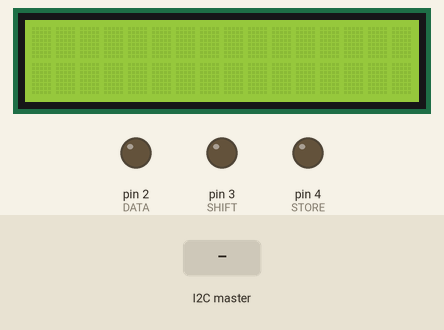
Simulated run of this sketch. Board: Arduino Uno, built with avr-gcc and run on an emulated ATmega328P. Parts: 16×2 character LCD, output pins drawn as LEDs (lit = HIGH). Inputs (shaded band) come from the test bench. Pins used as bus, display or sensor lines are not drawn.

Above: at 1.7 s.
1.8 s: the I2C master sends "N"
At 3.0 s:
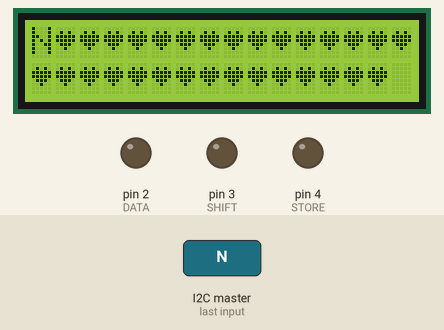
3.3 s: the I2C master sends the byte 1
At 4.2 s:
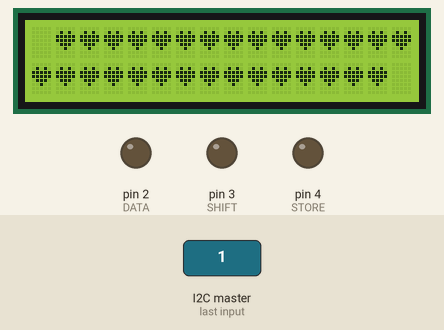
4.8 s: the I2C master sends the byte 2
6.3 s: the I2C master sends the byte 90
At 7.5 s:
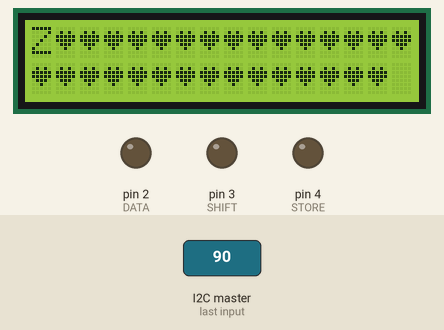
7.8 s: the I2C master sends the byte 200
At 8.7 s:
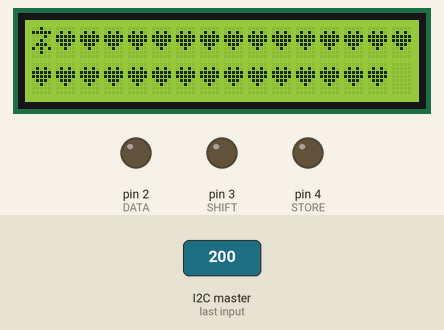
Timing chart, 0 to 10.3 s (numbered marks = the images above; inputs shaded):
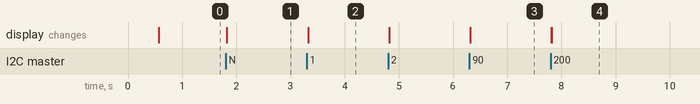

The sketch:

Slave.ino
```cpp
// I2C Slave

// Include the required Wire library for I2C
#include <Wire.h>
#include <LiquidCrystal.h>
//commands
#define LIGHTSOFF 60
#define LIGHTSON  62
int lights=1;

//8by8 array
#define DATA 2
#define SHIFT 3
#define STORE 4

#define SMILE 43
#define SAD 44
#define BORED 45
#define QN 46

//time keeping variables
int STORE_period = 10;
unsigned long STORE_prev_time1 = 0;
unsigned long STORE_prev_time2 = 0;
unsigned long ANIMATION_prev_time = 0;

int Store_high=0;
const int columns = 8;
int animation_state=BORED;
void animation(int movie[][columns]);
void store();
const int frames = 6;
const int smile[frames][8] = {{0,36,36,36,0,66,60,0},
                 {0, 0,36,0, 0, 0,24,0},
                 {0, 0,36,0, 0, 0,24,0},
                 {0, 0,36,0, 0, 0,60,0},
                 {0, 0,36,0, 0, 0,60,0},
                 {0,36,36,36,0,66,60,0}};
const int sad[frames][8] = {{0, 0,36,36, 0, 0,24,0},
                          {0, 0,36,0, 0, 0,24,0},
                          {0, 0,36,36, 0, 0,60,66},
                          {0, 0,36,0, 0, 0,60,66},
                          {0, 0,36,36, 0, 0,60,66},
                          {0, 0,36,0, 0, 0,60,66}};

const int bored[frames][8] = {{0, 0,36,0, 0, 0,24,0},
                         {0, 0,102,0, 0, 0,24,0},
                         {0, 0,102,0, 0, 0,24,0},
                         {0, 0,102,0, 0, 0,60,0},
                         {0, 0,102,0, 0, 0,60,0},
                         {0, 0,102,0, 0, 0,126,0}};

const int question[frames][8]={{28, 34,2,12, 8, 0,0,0},
                         {28, 34,2,12, 8, 0,8,0},
                         {28, 34,2,12, 8, 0,0,0},
                         {28, 34,2,12, 8, 0,8,0},
                         {28, 34,2,12, 8, 0,0,0},
                         {28, 34,2,12, 8, 0,8,0}};

const int LED = 13;
char lcd_message_buff[32];
String LCD_message = "";
String x = "";
char buff[16];
int event;
char data[32];
/*
 * pin layout
 * 7 - A, to turn on backlight
 * 8 - RS pin
 * 9 - Enable pin
 * 10 - D4
 * 11 - D5
 * 12 - D6
 * 13 - D7
 */
int next=0;
//initialise LCD library
const int rs = 8, en =9, d4 = 10, d5=11, d6=12, d7=13, lcd_on=7;
LiquidCrystal lcd(rs,en,d4,d5,d6,d7);

byte Heart[8] = {
0b00000,
0b01010,
0b11111,
0b11111,
0b01110,
0b00100,
0b00000,
0b00000
};

void setup() {
  // Define the LED pin as Output
 // Serial.begin(9600);
  //8by8 led matrix
   pinMode(DATA, OUTPUT);
   pinMode(SHIFT, OUTPUT);
   pinMode(STORE, OUTPUT);
  //lcd
  pinMode(lcd_on, OUTPUT);
  lcd.begin(16,2);
  delay (500);
  lcd.createChar(0, Heart);
  lcd.clear();
  // Start the I2C Bus as Slave on address 9
  Wire.begin(9);
  // Attach a function to trigger when something is received.
  event=0;
  Wire.onReceive(receiveEvent);
  turn_on();
}

void receiveEvent(int bytes) {
  x ="";
  while( Wire.available()){
    lcd.setCursor(0,0);
   // sprintf(buff,"recieved");
    x += (char)Wire.read(); // read from the I2C
  }
  event=1;
  if(x==""){
    event=0;
  }
}

void loop() {
   //lcd.clear();
  if(event==1){
   // Serial.println(x);
    if((int)x[0]==LIGHTSOFF){
      lights=0;
      turn_off();
    }else if((int)x[0]==LIGHTSON){
      lights=1;
      turn_on();
//    }else if((int)x[0]==SMILE||(int)x[0]==SAD||(int)x[0]==BORED||(int)x[0]==QN){
//      Serial.println((int)x[0]);
//      if((int)x[0] == SMILE){
//        animation_state = SMILE;
//      }else if((int)x[0] == SAD){
//       animation_state = SAD;
//      }else if((int)x[0] == BORED){
//       animation_state = BORED;
//      }else if((int)x[0]== QN){
//       animation_state = QN;
//      }
    }else{
     //  Serial.println(x);
     if(x!=LCD_message){
      x.toCharArray(lcd_message_buff, 33);
      animation_state = (int)lcd_message_buff[31];
      if(lcd_message_buff[30]=='N'){
        animation_state = QN;
      }else if(x.substring(16,21)=="Break"){
        animation_state = SMILE;
      }else if(x.substring(0,3) == "End"){
         animation_state = SAD;
      }
       local_LCD_display(lcd_message_buff);
     }
    }
 }
  if(lights){
    if(animation_state == SMILE){
      animation(smile);
    }else if(animation_state == SAD){
     animation(sad);
    }else if(animation_state == BORED){
     animation(bored);
    }else if(animation_state== QN){
     animation(question);
    }
   }

//  if(lights){
//    animation(smile);
//   }
 // delay(1000);
 // lcd.clear();
}

void turn_on(){
  digitalWrite(lcd_on, HIGH);
}

void turn_off(){
  lcd.clear();
  digitalWrite(lcd_on, LOW);
}

void local_LCD_display(char data[32]){
  // lcd.clear();
  // message.toCharArray(data, 33);
  // Serial.print(" inside lcd function ");
   //Serial.println(data);
   data[31]=' ';
   if(data[30]=='N'){
    data[31]=')';
   }
   int i;
    for(i=0;i<16;i++){
      lcd.setCursor(i,0);
      lcd.write(data[i]);
    }
    for(i=16;i<32;i++){
      lcd.setCursor(i-16,1);
      lcd.write(data[i]);
    }
}

void change_animation(String x){

}

void animation(const int movie[][columns]){
  int j=0;
    //if ((unsigned long)(micros() - ANIMATION_prev_time >= 100)&& j<frames){
      for(j=0;j<frames;j++){
       for(int k=0;k<100;k++){
          for (int i=0; i<8; i++) {
           shiftOut(DATA, SHIFT, LSBFIRST, ~movie[j][i]);
           shiftOut(DATA, SHIFT, LSBFIRST, 128 >> i);
 //          store2();
             if((unsigned long)(micros()-STORE_prev_time1) >= STORE_period){
                  digitalWrite(STORE, HIGH);
                STORE_prev_time1=micros();
              }
              if((unsigned long)(micros()-STORE_prev_time2) >= 2*STORE_period){
                digitalWrite(STORE, LOW);
                STORE_prev_time2=micros();
              }
         }
    // j++;
       // ANIMATION_prev_time = micros();
        }
    }
}
void store2() {
  digitalWrite(STORE, HIGH);
  delayMicroseconds(10);
  digitalWrite(STORE, LOW);
  delayMicroseconds(10);
}

void store() {
  unsigned long current_time = micros();
  if((unsigned long)(current_time-STORE_prev_time1) >= STORE_period){
      digitalWrite(STORE, HIGH);
    STORE_prev_time1=current_time;
  }
  if((unsigned long)(current_time-STORE_prev_time2) >= 2*STORE_period){
    digitalWrite(STORE, LOW);
    STORE_prev_time2=current_time;
  }
}
```

Measured:
- after the input at 1.8 s, the display: changes at once (image 1)
- after the input at 3.3 s, the display: first changes at once (image 2 shows a later state)
- after the input at 6.3 s, the display: first changes at once (image 3 shows a later state)
- after the input at 7.8 s, the display: first changes at once (image 4 shows a later state)
